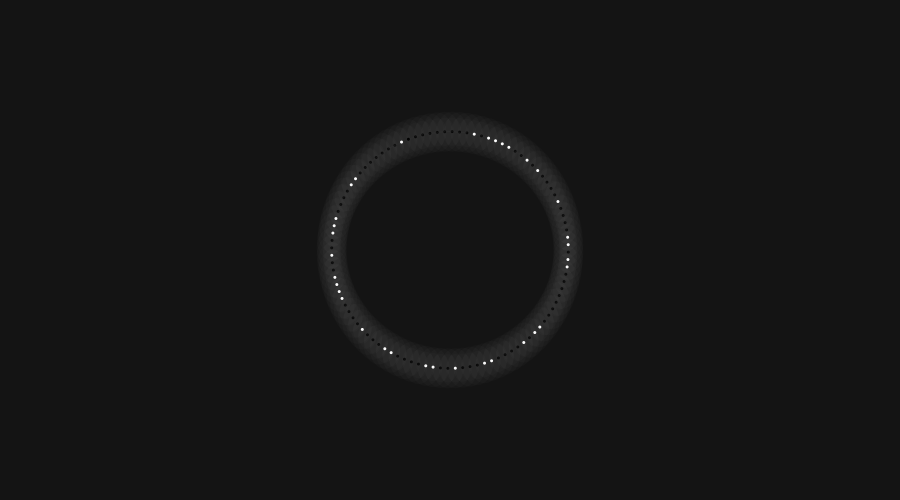
Frame 1 (no input)
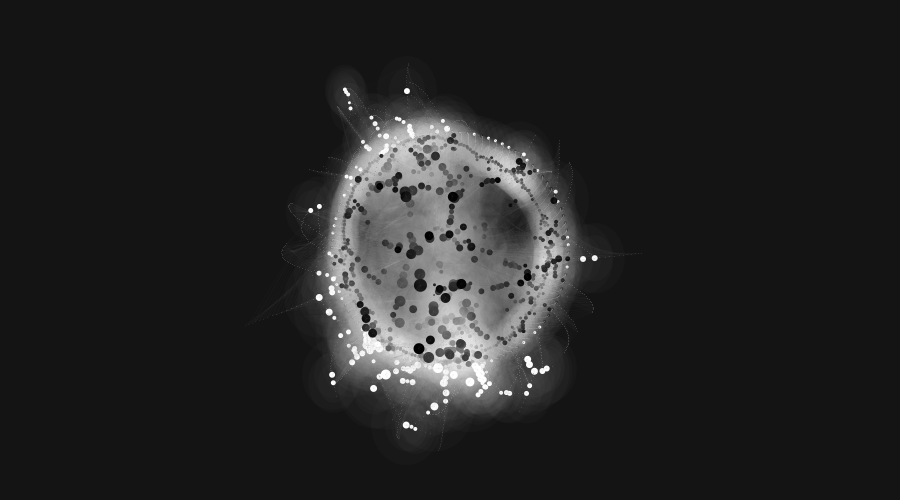
Frame 60 (the mouse pressed at the canvas centre just before this capture)
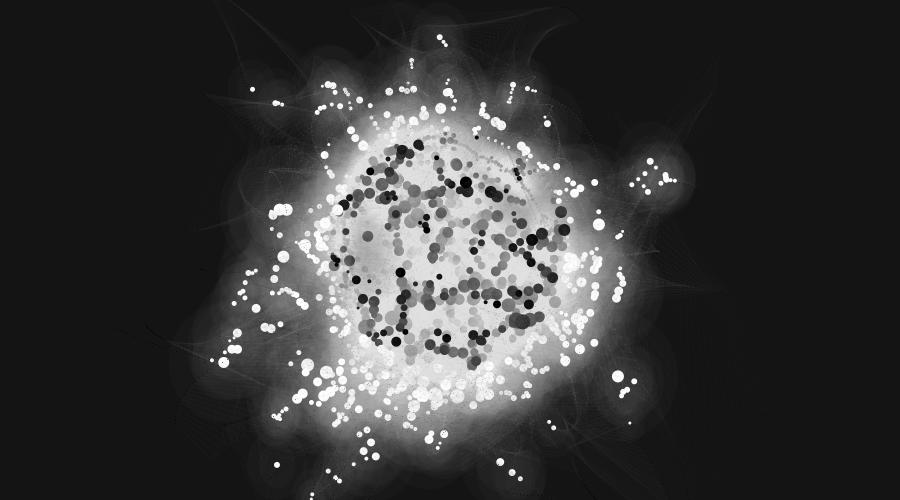
Frame 120 (the mouse held since frame 60 and released just before this capture)

The Processing sketch that drew these frames (run headless with seeded random() and noise(); from frame 60 on, the mouse is pressed at the canvas centre):

// Processing sketch: Number_003_B_Hodgin
// ── Number_003_B_Hodgin.pde
/*

   A surface filled with one hundred medium to small sized circles.
   Each circle has a different size and direction, but moves at the same slow rate.
   Display:
   A. The instantaneous intersections of the circles
   >>> B. The aggregate intersections of the circles

   Implemented by Robert Hodgin <http://flight404.com>
   7 April 2004
   Processing v.68 <http://processing.org>

*/

// ********************************************************************************
// INITIALIZE VARIABLES
// ********************************************************************************

int xStage         = 900;             // x dimension of applet
int yStage         = 500;             // y dimension of applet

int xMid           = xStage/2;        // x midpoint of applet
int yMid           = yStage/2;        // y midpoint of applet

int totalCircles   = 100;             // total number of circles
Circle[] circle;                      // Circle object array

float gravity;                        // Strength of gravitational pull
float xGrav;                          // x point of center of gravity
float yGrav;                          // y point of center of gravity
float xGravOffset;                    // offset var to warp gravitational field

float angleOffset;                    // sets the initial point of rotation for the creation of the circles
float initRadius;                     // the starting radius of the creation of the circles
float maxDistance;                    // maximum distance allowed for connections

color bgColor;

// BOOLEANS FOR TESTING PURPOSES
boolean clear      = false;

int timer          = 0;
int timerPause     = 750;
int timerMax       = 775;

// ********************************************************************************
// SETUP FUNCTION
// ********************************************************************************

void setup()
{
  size(900, 500);
  bgColor = color(20,20,20);
  background(bgColor);
  smooth();
  colorMode(RGB, 255);
  ellipseMode(RADIUS);
  noStroke();
  frameRate(30);
  createCircles();
}

// ********************************************************************************
// MAIN LOOP FUNCTION
// ********************************************************************************

void draw()
{
  if (clear){
    background(bgColor);
  }
  dealWithTimer();
  if (timer < timerPause){
    tellCirclesToBehave();
  }

}

void createCircles(){
  gravity                        = random(0.005,0.1);
  xGrav                          = xMid + random(-50,50);
  yGrav                          = yMid + random(-50,50);
  xGravOffset                    = random(1.0, 1.24);
  maxDistance                    = random(75,150);
  angleOffset                    = random(360);
  circle                         = new Circle[totalCircles];
  initRadius                     = random(100,140);
  for (int i=0; i<totalCircles; i++){
    float initAngle              = i * 3.6 + angleOffset;
    float initTheta              = (-((initAngle) * PI))/180;

    float initxv                 = cos(initTheta) * initRadius;
    float inityv                 = sin(initTheta) * initRadius;
    float xPos = xMid + initxv;
    float yPos = yMid + inityv;
    circle[i] = new Circle(xPos, yPos,0,0, i);
  }
}

void tellCirclesToBehave(){
  for (int i=0; i<totalCircles; i++){
    circle[i].behave();
  }
}

void dealWithTimer(){
  if (timer > timerMax){
    timer = 0;
    background(bgColor);
    createCircles();
  }
  timer ++;
}

class Circle
{
  int index;                    // Circle global ID

  float x;                      // Circle x position
  float y;                      // Circle y position
  float r;                      // Circle radius
  float rBase;                  // Circle original radius

  float angle;                  // Angle of movement in degrees
  float theta;                  // Angle of movement in radians
  float speed;                  // Speed of movement

  float xv;                     // Current velocity along x axis
  float yv;                     // Current velocity along y axis

  boolean[] mightCollide;       // Collision might happen
  boolean[] hasCollided;        // Collision is happening

  float[] distances;            // Storage for the distance between circles
  float[] angles;               // Storage for the angle between two connected circles
  float[] thetas;               // Storage for the radians between two connected circles
  int numCollisions;            // Number of collisions in one frame
  int numConnections;           // Total number of collisions

  float xd;                     // Distance to target along x axis
  float yd;                     // Distance to target along y axis
  float d;                      // Distance to target

  float alphaVar;               // Late addition variable for alpha modification

  float cAngle;                 // Angle of collision in degrees
  float cTheta;                 // Angle of collision in radians
  float cxv;                    // Collision velocity along x axis
  float cyv;                    // Collision velocity along y axis

  float gAngle;                 // Angle to gravity center in degrees
  float gTheta;                 // Angle to gravity center in radians
  float gxv;                    // Gravity velocity along x axis
  float gyv;                    // Gravity velocity along y axis

  Circle (float xSent, float ySent, float xvSent, float yvSent, int indexSent){
    x               = xSent;
    y               = ySent;
    r               = 4;

    index           = indexSent;

    xv              = xvSent;
    yv              = yvSent;

    alphaVar        = random(35);

    mightCollide    = new boolean[totalCircles];
    hasCollided     = new boolean[totalCircles];
    distances       = new float[totalCircles];
    angles          = new float[totalCircles];
    thetas          = new float[totalCircles];
  }

  void behave(){
    move();
    areWeClose();
    areWeColliding();
    areWeConnected();
    applyGravity();
    //move();               // this is where the move function should go, but for some reason having it come first makes for more interesting renders.
    render();
    reset();
  }

  void areWeClose(){
    for(int i=0; i<totalCircles; i++){
      if (i != index){
        if (abs(x - circle[i].x) < 50 && abs(y - circle[i].y) < 50){
          mightCollide[i] = true;
        } else {
          mightCollide[i] = false;
        }
      }
    }
  }

  void areWeColliding(){
    for(int i=0; i<totalCircles; i++){
      if (mightCollide[i] && i != index){
        distances[i] = findDistance(x, y, circle[i].x, circle[i].y);
        if (distances[i] < (r + circle[i].r) * 1.1){
          hasCollided[i]               = true;
          circle[i].hasCollided[index] = true;

          angles[i]                    = findAngle(x,y,circle[i].x,circle[i].y);
          thetas[i]                    = (-(angles[i] * PI))/180.0;
          cxv                         += cos(thetas[i]) * ((circle[i].r + r)/2.0);
          cyv                         += sin(thetas[i]) * ((circle[i].r + r)/2.0);
          numCollisions               += 1;
        }
      }
    }

    if (numCollisions > 0){
      xv = -cxv/numCollisions;
      yv = -cyv/numCollisions;
    }

    cxv = 0.0;
    cyv = 0.0;

  }

  void areWeConnected(){
    for(int i=0; i<totalCircles; i++){
      if (hasCollided[i] && i != index){
        distances[i] = findDistance(x, y, circle[i].x, circle[i].y);
        if (distances[i] < maxDistance){
          angles[i]                    = findAngle(x,y,circle[i].x,circle[i].y);
          thetas[i]                    = (-(angles[i] * PI))/180.0;
          cxv                         += cos(thetas[i]) * (circle[i].r/10.0);
          cyv                         += sin(thetas[i]) * (circle[i].r/10.0);
          numConnections              += 1;
        } else {
          hasCollided[i]               = false;
          circle[i].hasCollided[index] = false;
        }
      }
    }
    if (numConnections > 0){
      xv += (cxv/numConnections)/4.0;
      yv += (cyv/numConnections)/4.0;
    }

    cxv = 0.0;
    cyv = 0.0;

    r = numConnections + 1;
  }


  void applyGravity(){
    gAngle        = findAngle(x,y,xGrav,yGrav);
    gTheta        = (-(gAngle * PI))/180;
    gxv           = cos(gTheta) * gravity * xGravOffset;
    gyv           = sin(gTheta) * gravity;
    xv += gxv;
    yv += gyv;
  }

  void move(){
    x += xv;
    y += yv;
  }

  void render(){
    noFill();
    d = findDistance(x, y, xMid, yMid);
    if (d > initRadius){
      stroke(255 - d, d - alphaVar);
    } else {
      stroke(d, d - alphaVar);
    }
    point(x,y);
    noStroke();
    //fill(255,255);
    //ellipse(x, y, r, r);
    if (numCollisions > 0){
      fill(255,4);
      ellipse(x, y, r * 5.0, r * 5.0 + 5);
      ellipse(x, y, r * 3.0, r * 3.0 + 5);
      if (d > initRadius){
        fill(255,255);
      } else {
        fill(0,255);
      }
      ellipse(x, y, r * 0.5, r * 0.5);
    }

    for(int i=0; i<totalCircles; i++){
      if (hasCollided[i] && i < index){
        stroke(abs(angles[i] - 180)*1.3, 5);
        //stroke(abs(255 - d*.75),6);
        line (x, y, circle[i].x, circle[i].y);
      }
    }
    noStroke();
  }

  void reset(){
    numCollisions = 0;
    numConnections = 0;
  }
}

float findDistance(float x1, float y1, float x2, float y2){
  float xd = x1 - x2;
  float yd = y1 - y2;
  float td = sqrt(xd * xd + yd * yd);
  return td;
}

float findAngle(float x1, float y1, float x2, float y2){
  float xd = x1 - x2;
  float yd = y1 - y2;

  float t = atan2(yd,xd);
  float a = (180 + (-(180 * t) / PI));
  return a;
}
